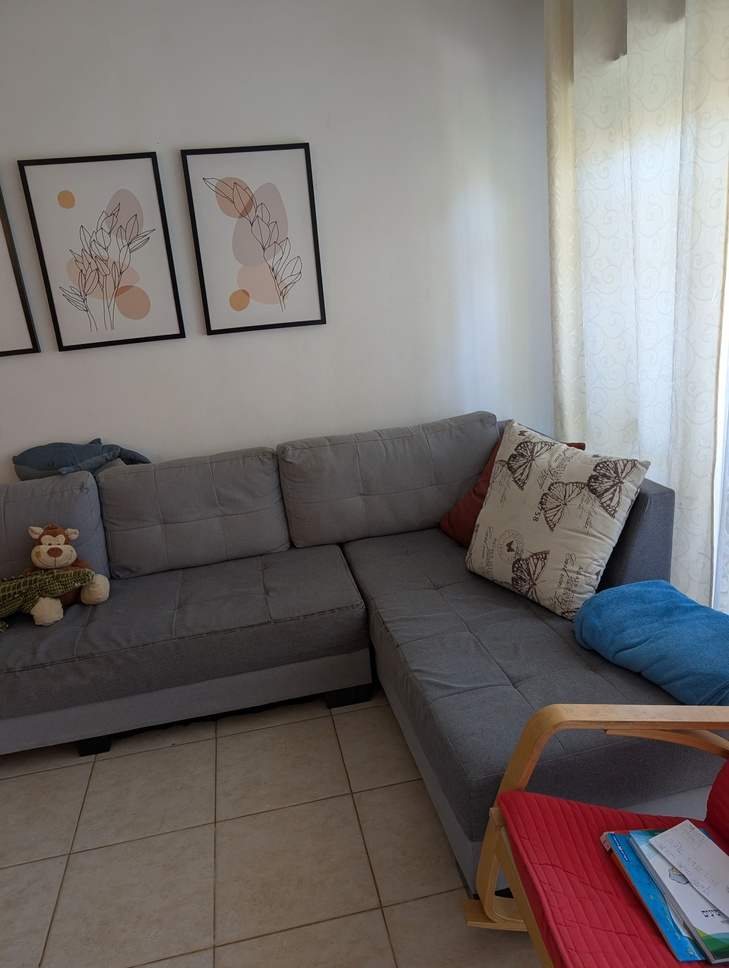
#> input picture data/sample_images/PXL_20251105_084352549.jpg, 729 x 968 px, shrunk from 3072 x 4080 before the run
$ python simulate_degradation.py --input_dir ../data/sample_images --output_dir out
#> lines starting #> are read from the running program, lines starting #| are printed output that depends on the picture
#> in degrade_dataset, img is the input picture: shape (968, 729, 3); mean B, G, R 109.2, 111, 116.5
### src/degradation/degrader.py
"""
Degradation Simulator for 3D Reconstruction Benchmarking
Simulates physical degradation under extreme operational conditions:
1. Linear motion blur (camera or object displacement during exposure)
2. Underexposure (severe photon attenuation / low-light)
3. Thermal sensor noise (additive Gaussian noise at high ISO)
"""

import os
import cv2
import numpy as np
from pathlib import Path
from typing import Union, Tuple, Optional


def create_motion_blur_kernel(kernel_size: int = 15, angle: float = 45.0) -> np.ndarray:
    """
    Generate a directional motion blur convolution kernel.

    Args:
        kernel_size (int): Size of the kernel (odd integer).
        angle (float): Motion angle in degrees.

    Returns:
        np.ndarray: Normalized 2D convolution kernel.
    """
    if kernel_size % 2 == 0:
        kernel_size += 1

    kernel = np.zeros((kernel_size, kernel_size), dtype=np.float32)
    center = (kernel_size - 1) / 2.0

    # Calculate line endpoints based on angle
    rad = np.deg2rad(angle)
    dx = np.cos(rad) * center
    dy = np.sin(rad) * center

    pt1 = (int(round(center - dx)), int(round(center - dy)))
    pt2 = (int(round(center + dx)), int(round(center + dy)))

    cv2.line(kernel, pt1, pt2, 1.0, thickness=1)
    kernel_sum = kernel.sum()
    if kernel_sum > 0:
        kernel /= kernel_sum
    else:
        kernel[int(center), int(center)] = 1.0
    return kernel


def apply_motion_blur(image: np.ndarray, kernel_size: int = 15, angle: float = 45.0) -> np.ndarray:
    """
    Apply 2D directional motion blur convolution: g(x, y) = h(x, y) * f(x, y).

    Args:
        image (np.ndarray): Input BGR image (uint8).
        kernel_size (int): Motion blur kernel dimension.
        angle (float): Angle of motion vector in degrees.

    Returns:
        np.ndarray: Blurred image.
    """
#> called with kernel_size = 15, angle = 45
    kernel = create_motion_blur_kernel(kernel_size=kernel_size, angle=angle)
    return cv2.filter2D(image, -1, kernel)
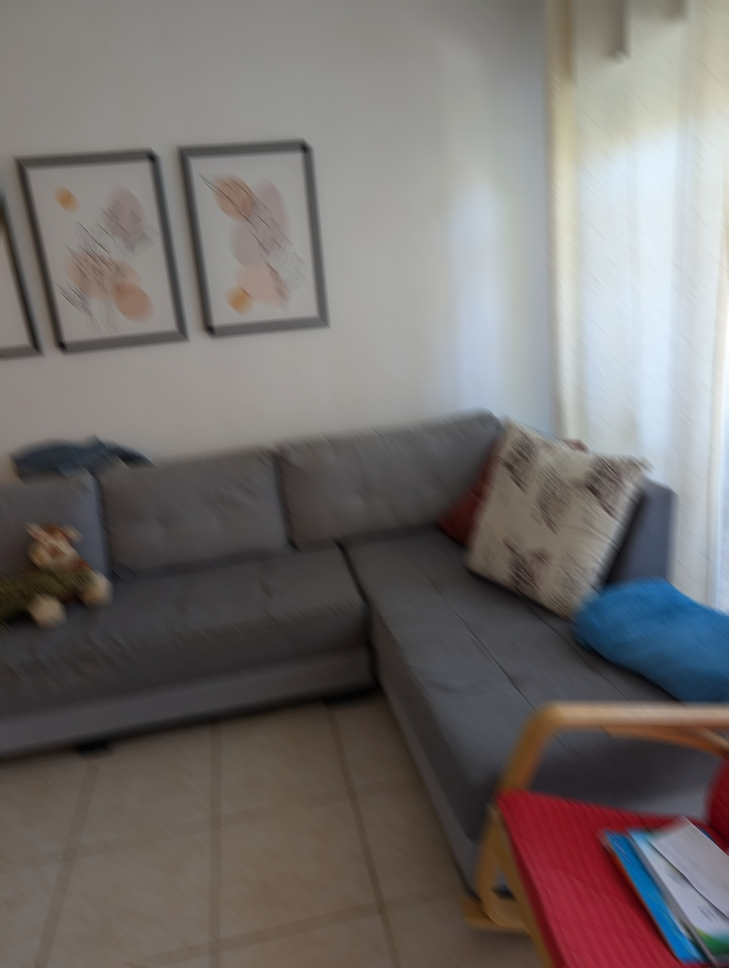
#> returned value: shape (968, 729, 3); mean of channels 0, 1, 2 109.2, 111, 116.5; drawn as B, G, R


def apply_underexposure(image: np.ndarray, alpha: float = 0.5) -> np.ndarray:
    """
    Simulate underexposure / low light by linear signal attenuation:
    I_dark(x, y) = I_original(x, y) * alpha (where alpha < 1.0).

    Args:
        image (np.ndarray): Input BGR image (uint8).
        alpha (float): Attenuation factor (0.0 < alpha <= 1.0).

    Returns:
        np.ndarray: Darkened image.
    """
#> called with alpha = 0.45
    img_float = image.astype(np.float32) * alpha
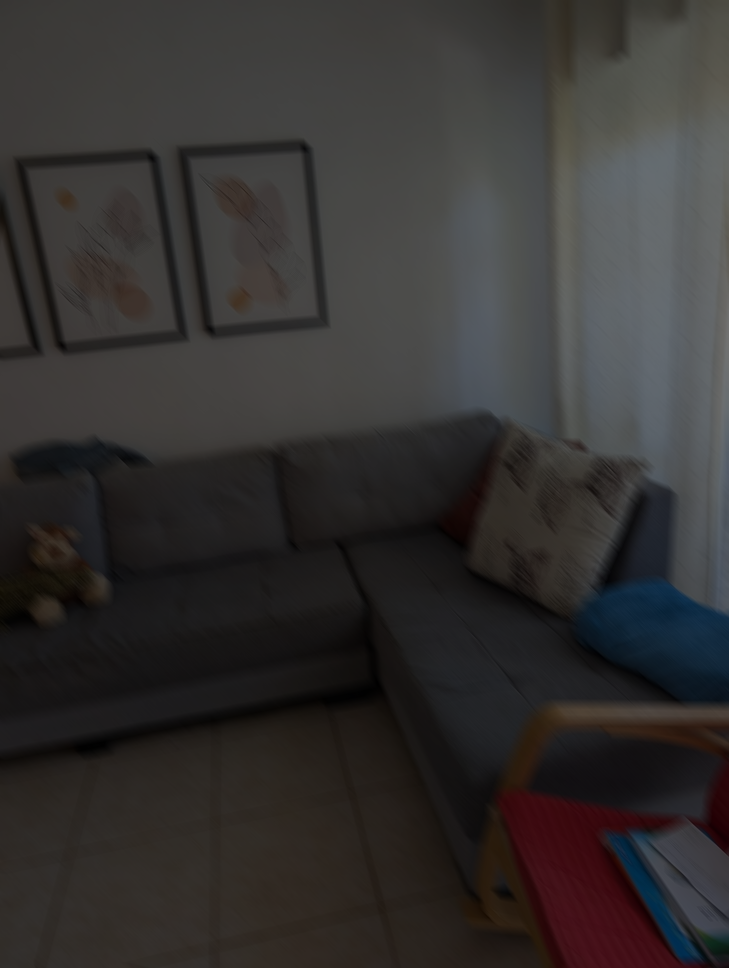
#> img_float: shape (968, 729, 3) float32; mean B, G, R 49.2, 50, 52.4
    return np.clip(img_float, 0, 255).astype(np.uint8)


def apply_gaussian_noise(image: np.ndarray, sigma: float = 25.0) -> np.ndarray:
    """
    Simulate thermal sensor noise with additive zero-mean Gaussian distribution:
    L_noisy(x, y) = I(x, y) + n(x, y), where n ~ N(0, sigma^2).

    Args:
        image (np.ndarray): Input BGR image (uint8).
        sigma (float): Standard deviation of the Gaussian noise.

    Returns:
        np.ndarray: Noisy image.
    """
#> called with sigma = 20
    noise = np.random.normal(0.0, sigma, image.shape).astype(np.float32)
    noisy_img = image.astype(np.float32) + noise
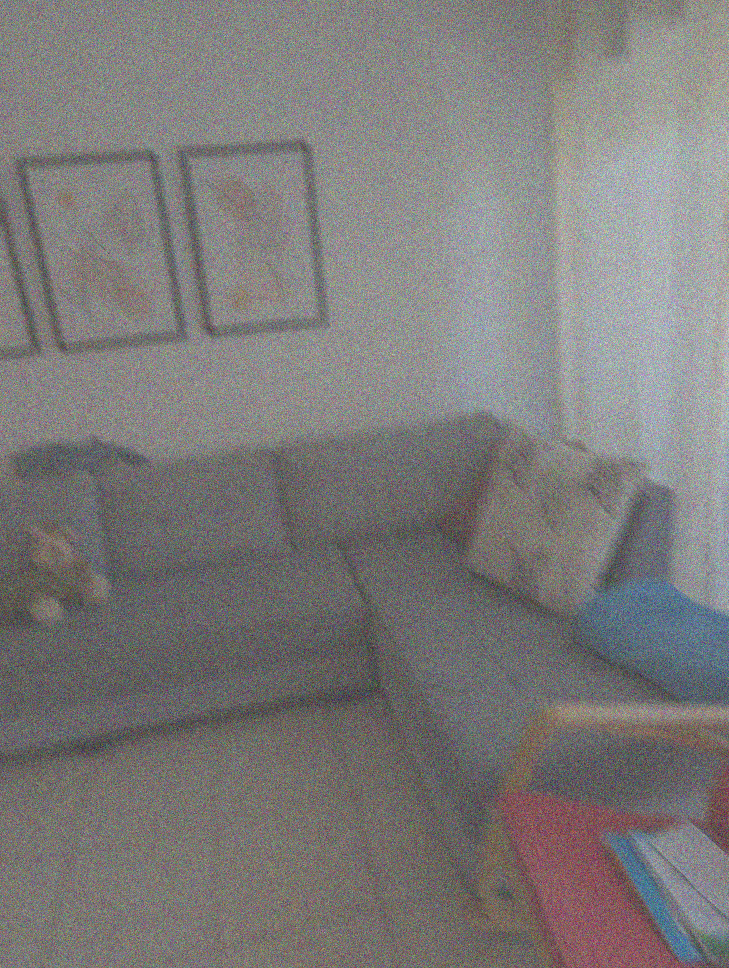
#> noisy_img: shape (968, 729, 3) float32; mean B, G, R 48.7, 49.5, 52; drawn with min black and max white
    return np.clip(noisy_img, 0, 255).astype(np.uint8)


def degrade_image(
    image: np.ndarray,
    blur_kernel_size: int = 15,
    blur_angle: float = 45.0,
    alpha: float = 0.45,
    noise_sigma: float = 20.0
) -> np.ndarray:
    """
    Apply full synthetic degradation sequence:
    1. Motion Blur (attenuates high frequencies & distorts gradients)
    2. Underexposure (compresses dynamic range)
    3. Additive Gaussian noise (severely drops SNR and produces spurious features)

    Args:
        image (np.ndarray): Clean input BGR image.
        blur_kernel_size (int): Size of blur kernel.
        blur_angle (float): Angle of blur vector.
        alpha (float): Attenuation factor for exposure.
        noise_sigma (float): Standard deviation of sensor noise.

    Returns:
        np.ndarray: Degraded image.
    """
    blurred = apply_motion_blur(image, kernel_size=blur_kernel_size, angle=blur_angle)
    darkened = apply_underexposure(blurred, alpha=alpha)
    degraded = apply_gaussian_noise(darkened, sigma=noise_sigma)
    return degraded


def degrade_dataset(
    input_dir: Union[str, Path],
    output_dir: Union[str, Path],
    blur_kernel_size: int = 15,
    blur_angle: float = 45.0,
    alpha: float = 0.45,
    noise_sigma: float = 20.0
) -> int:
    """
    Degrades all images in the input directory and writes them to the output directory.

    Returns:
        int: Number of processed images.
    """
    input_path = Path(input_dir)
    output_path = Path(output_dir)
    output_path.mkdir(parents=True, exist_ok=True)

    valid_exts = {".jpg", ".jpeg", ".png", ".bmp", ".tif", ".tiff"}
    images = [p for p in input_path.iterdir() if p.suffix.lower() in valid_exts]

    count = 0
    for img_p in images:
        img = cv2.imread(str(img_p))
        if img is None:
            continue
        deg = degrade_image(
            img,
            blur_kernel_size=blur_kernel_size,
            blur_angle=blur_angle,
            alpha=alpha,
            noise_sigma=noise_sigma
        )
        out_file = output_path / img_p.name
        cv2.imwrite(str(out_file), deg)
        count += 1
#> pass 2 of the loop in degrade_dataset, `for img_p in images:`:
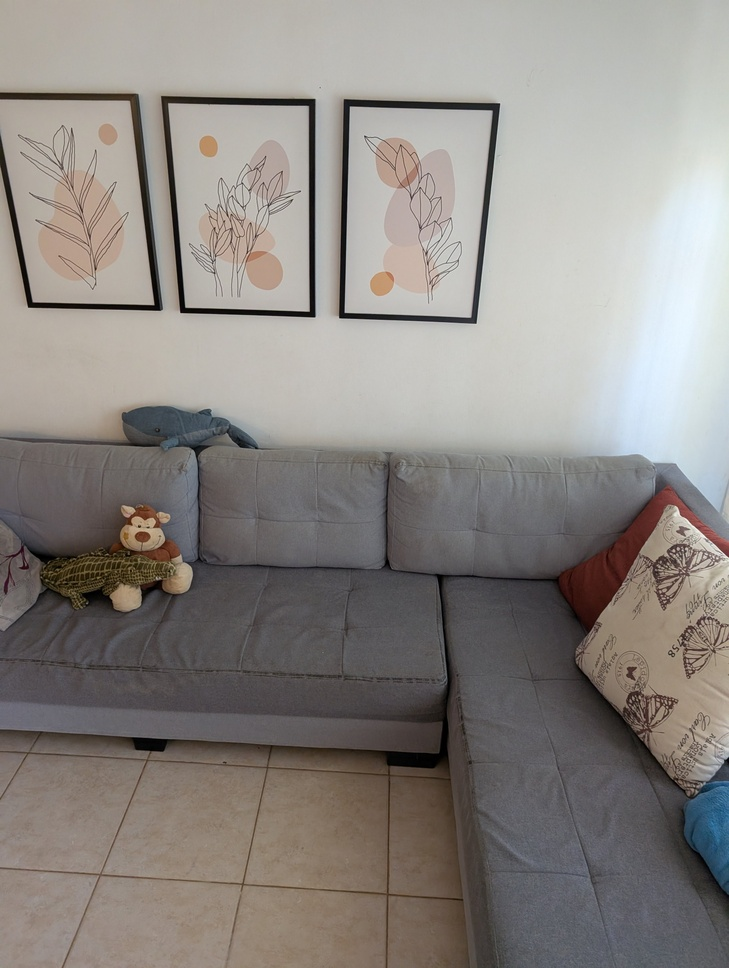
#> input picture data/sample_images/PXL_20251105_084402143.jpg, 729 x 968 px, shrunk from 3072 x 4080 before the run
#> in degrade_dataset, img is the input picture: shape (968, 729, 3); mean B, G, R 130.7, 134.9, 139.9
#> in apply_underexposure (call 2), `img_float = image.astype(np.float32) * alpha`:
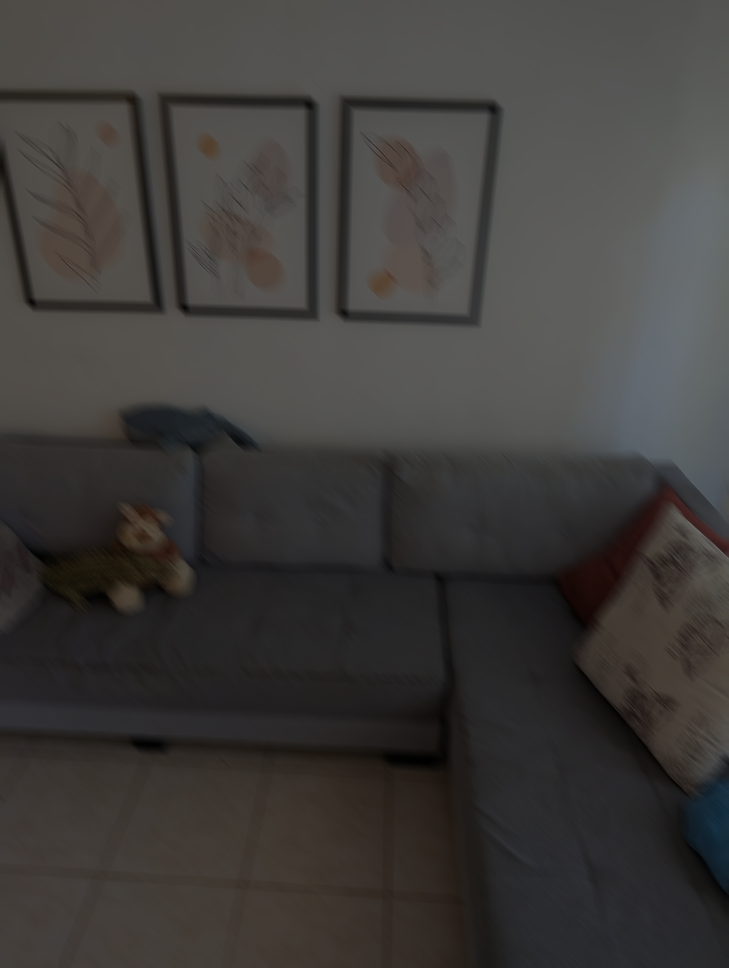
#> img_float: shape (968, 729, 3) float32; mean B, G, R 58.8, 60.7, 63
#> in apply_gaussian_noise (call 2), `noisy_img = image.astype(np.float32) + noise`:
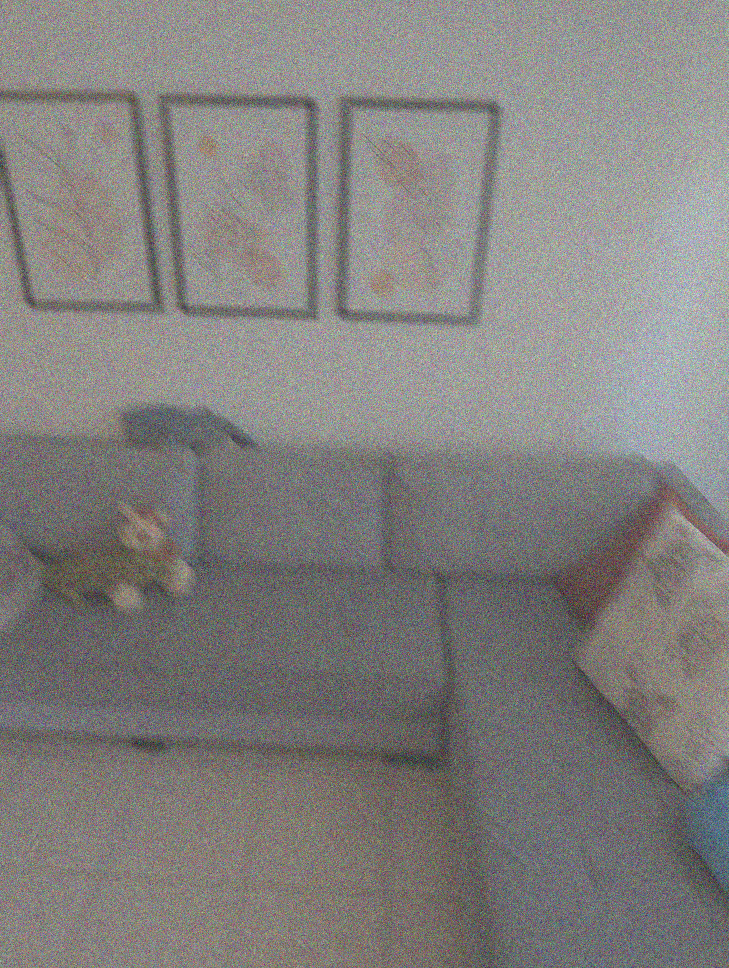
#> noisy_img: shape (968, 729, 3) float32; mean B, G, R 58.4, 60.3, 62.4; drawn with min black and max white

    return count

### scripts/simulate_degradation.py
#!/usr/bin/env python3
"""
CLI script to simulate environmental degradation on a dataset of images.
Applies:
  1. Directional Motion Blur
  2. Severe Underexposure (alpha attenuation)
  3. Thermal Sensor Gaussian Noise
"""

import sys
import argparse
from pathlib import Path

# Add project root to sys.path
sys.path.insert(0, str(Path(__file__).resolve().parent.parent))

from src.degradation.degrader import degrade_dataset


def main():
    parser = argparse.ArgumentParser(
        description="Simulate physical camera degradation (motion blur, underexposure, sensor noise)."
    )
    parser.add_argument("--input_dir", type=str, required=True, help="Directory containing clean input images.")
    parser.add_argument("--output_dir", type=str, required=True, help="Directory to save degraded images.")
    parser.add_argument("--blur_kernel", type=int, default=15, help="Motion blur kernel size (default: 15).")
    parser.add_argument("--blur_angle", type=float, default=45.0, help="Motion blur angle in degrees (default: 45.0).")
    parser.add_argument("--alpha", type=float, default=0.45, help="Underexposure factor (default: 0.45).")
    parser.add_argument("--noise_sigma", type=float, default=20.0, help="Sensor noise standard deviation (default: 20.0).")

    args = parser.parse_args()

    print(f"[*] Starting degradation simulation on: {args.input_dir}")
    print(f"    - Motion blur: size={args.blur_kernel}, angle={args.blur_angle}°")
    print(f"    - Underexposure alpha: {args.alpha}")
    print(f"    - Gaussian noise sigma: {args.noise_sigma}")

    count = degrade_dataset(
        input_dir=args.input_dir,
        output_dir=args.output_dir,
        blur_kernel_size=args.blur_kernel,
        blur_angle=args.blur_angle,
        alpha=args.alpha,
        noise_sigma=args.noise_sigma
    )

    print(f"[+] Successfully degraded {count} images and saved to: {args.output_dir}")


if __name__ == "__main__":
    main()
